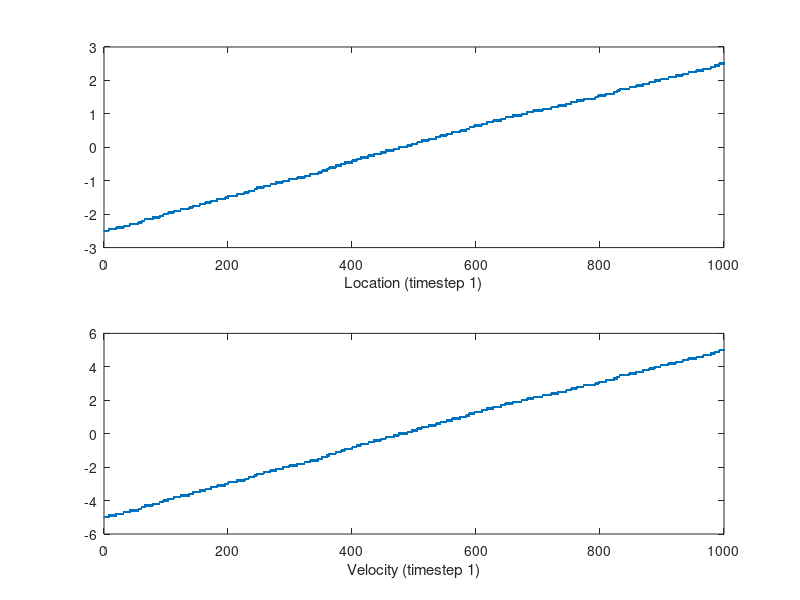
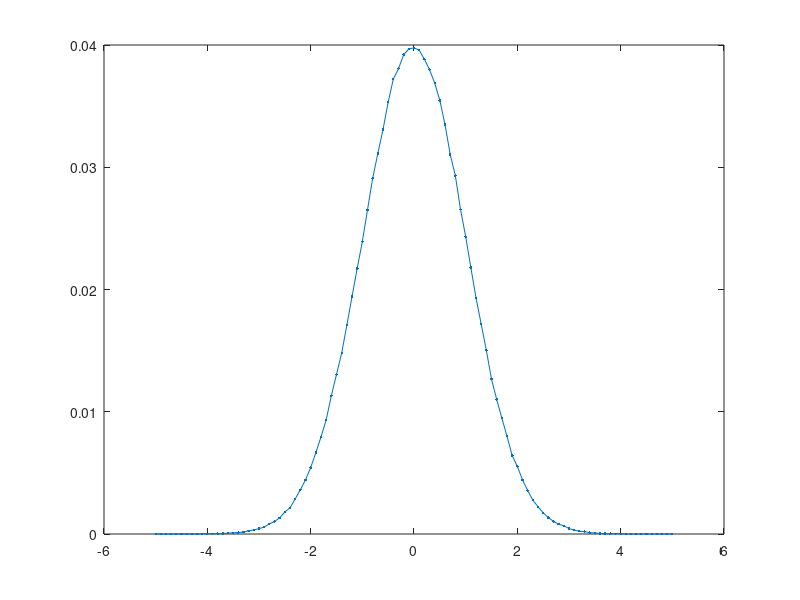

Here is the MATLAB script that generated these plots, in order:

%-----------------------------
% Establish the time vector
T = 0.01;
N = 1000000;
t = (0:N-1)*T;

%-------------------
%set up initial bins
max = 5; min = -5;
bins = min:0.1:max;


%-----------------------------
% Generate the acceleration pdf
Avar = 1;  Amean = 0;

Astdv = sqrt(Avar);
At = Astdv*randn(1,N) + Amean;
At = At - mean(At) + Amean;


Ahist = hist(At,bins);
Ahist = Ahist/sum(Ahist);
figure(2); plot(bins,Ahist,'.-');

%initialize variables
x = 0; v = 0;
d_update = [];
v_update = [];

%------------
%Take random samples
for j=1:1000
    %grab a new element at random
    r = datasample(1:length(Ahist),1);

    d_update = [d_update, x + v + 0.5*bins(r)];
    v_update = [v_update, v + bins(r)];
end

%--------------
%arrange from lowest to highest
d_updateSorted = sort(d_update);
v_updateSorted = sort(v_update);

%Plot?
figure(1); 
subplot(2,1,1);
plot(d_updateSorted, '.-');
xlabel('Location (timestep 1)'); 

subplot(2,1,2);
plot(v_updateSorted, '.-');
xlabel('Velocity (timestep 1)'); 

%---------------
%Timestep 2:


